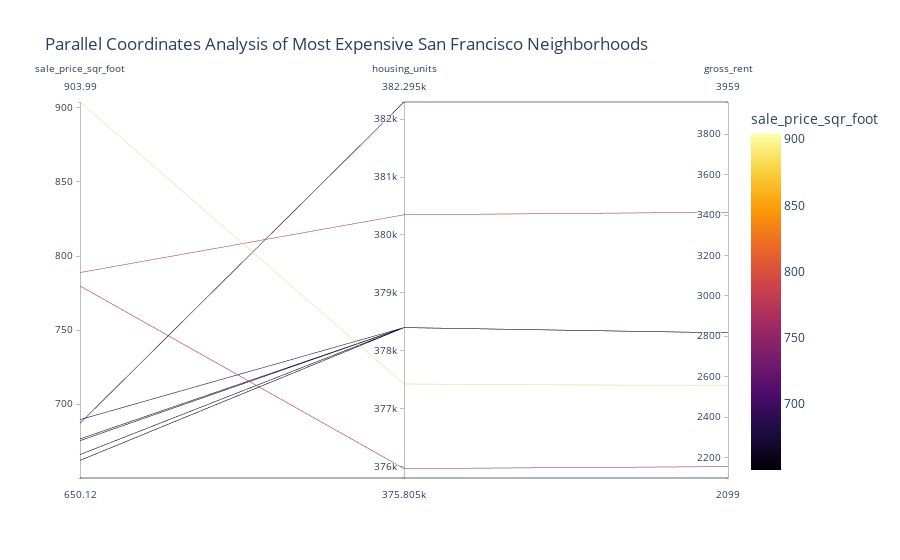

The notebook cell saved with this chart:
### Code cell
# Parallel Coordinates Plot
# YOUR CODE HERE!

### Figure 1 — Plotly figure (JSON) as saved in the notebook; plotly's stock layout.template omitted (floating-point values rounded to 4 significant figures)
{"data": [{"dimensions": [{"label": "sale_price_sqr_foot", "values": [904.0, 788.8, 779.8, 689.6, 687.1, 676.5, 675.4, 666.0, 662.0, 650.1]}, {"label": "housing_units", "values": [377400.0, 380348, 376000.0, 378401, 382295, 378401, 378401, 378401, 378401, 375805]}, {"label": "gross_rent", "values": [2555.0, 3414, 2155.0, 2817.0, 3959, 2817.0, 2817.0, 2817.0, 2817.0, 2099]}], "domain": {"x": [0, 1], "y": [0, 1]}, "line": {"color": [904.0, 788.8, 779.8, 689.6, 687.1, 676.5, 675.4, 666.0, 662.0, 650.1], "coloraxis": "coloraxis"}, "name": "", "type": "parcoords"}], "layout": {"autosize": true, "coloraxis": {"colorbar": {"title": {"text": "sale_price_sqr_foot"}}, "colorscale": [[0, "#000004"], [0.1111, "#1b0c41"], [0.2222, "#4a0c6b"], [0.3333, "#781c6d"], [0.4444, "#a52c60"], [0.5556, "#cf4446"], [0.6667, "#ed6925"], [0.7778, "#fb9b06"], [0.8889, "#f7d13d"], [1, "#fcffa4"]]}, "legend": {"tracegroupgap": 0}, "title": {"text": "Parallel Coordinates Analysis of Most Expensive San Francisco Neighborhoods"}}}
